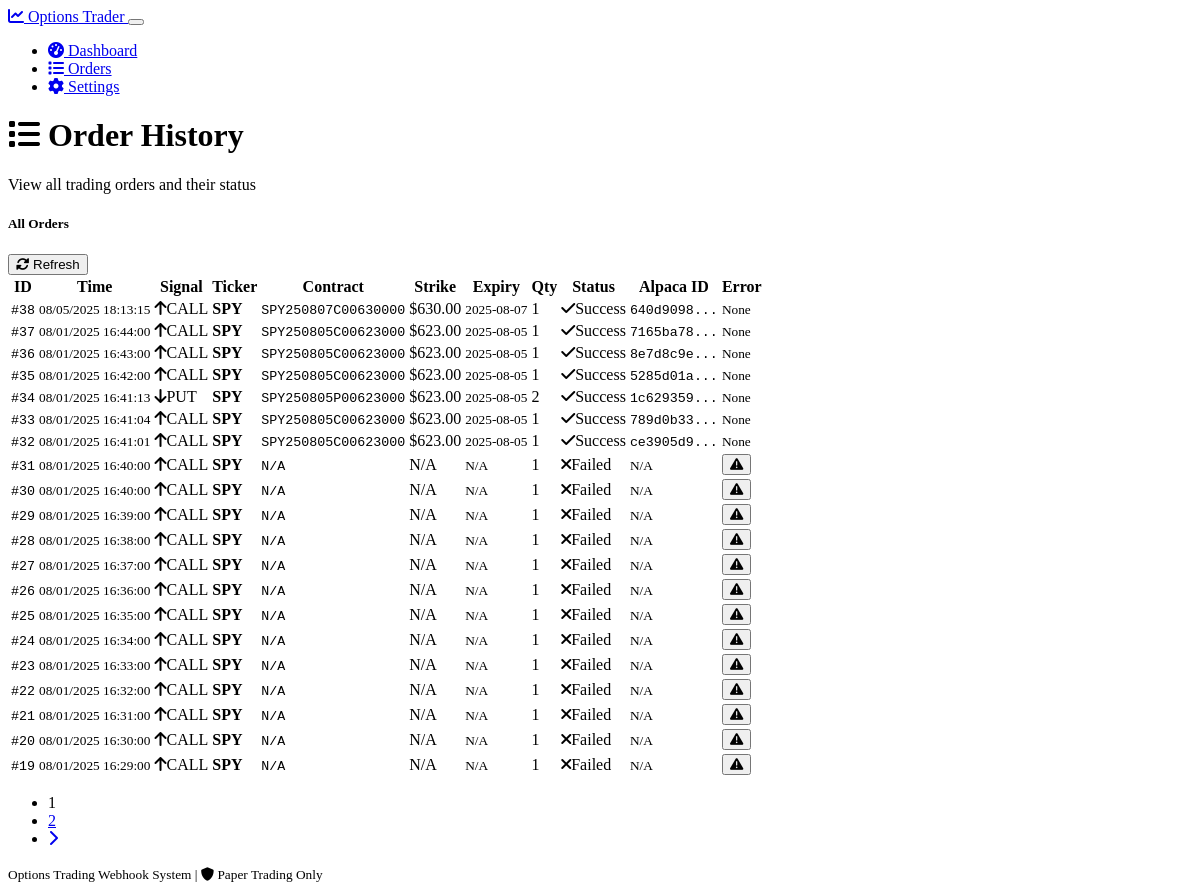
The page /orders on the database its author committed.
### models.py (models this page shows, shortened)
class Order(db.Model):
    id = db.Column(db.Integer, primary_key=True)
    ticker = db.Column(db.String(10), nullable=False)
    signal = db.Column(db.String(10), nullable=False)  # CALL or PUT
    contract_symbol = db.Column(db.String(50))
    quantity = db.Column(db.Integer, nullable=False)
    strike_price = db.Column(db.Float)
    expiry_date = db.Column(db.String(20))
    order_status = db.Column(db.String(20), default='pending')
    alpaca_order_id = db.Column(db.String(50))
    error_message = db.Column(Text)
    created_at = db.Column(db.DateTime, default=datetime.utcnow)
    filled_at = db.Column(db.DateTime)

### routes.py (the view)
@app.route("/orders")
def orders():
    page = request.args.get('page', 1, type=int)
    per_page = 20
    orders = Order.query.order_by(Order.created_at.desc()).paginate(
        page=page, per_page=per_page, error_out=False
    )
    return render_template('orders.html', orders=orders)

### templates/orders.html (shortened to what this page needs)
{% extends "base.html" %}
{% block content %}
<div class="row mb-4">
    <div class="col-12">
        <h1 class="h2 mb-0">
            <i class="fas fa-list me-2"></i>
            Order History
        </h1>
        <p class="text-muted">View all trading orders and their status</p>
    </div>
</div>
<div class="row">
    <div class="col-12">
        <div class="card">
            <div class="card-header d-flex justify-content-between align-items-center">
                <h5 class="mb-0">All Orders</h5>
                <button class="btn btn-outline-primary btn-sm" onclick="refreshOrders()">
                    <i class="fas fa-sync-alt me-1"></i> Refresh
                </button>
            </div>
            <div class="card-body">
                {% if orders.items %}
                    <div class="table-responsive">
                        <table class="table table-hover">
                            <thead>
                                <tr>
                                    <th>ID</th>
                                    <th>Time</th>
                                    <th>Signal</th>
                                    <th>Ticker</th>
                                    <th>Contract</th>
                                    <th>Strike</th>
                                    <th>Expiry</th>
                                    <th>Qty</th>
                                    <th>Status</th>
                                    <th>Alpaca ID</th>
                                    <th>Error</th>
                                </tr>
                            </thead>
                            <tbody>
                                {% for order in orders.items %}
                                <tr>
                                    <td>
                                        <small class="font-monospace">#{{ order.id }}</small>
                                    </td>
                                    <td>
                                        <small>
                                            {{ order.created_at.strftime('%m/%d/%Y %H:%M:%S') if order.created_at else 'N/A' }}
                                        </small>
                                    </td>
                                    <td>
                                        <span class="badge bg-{{ 'success' if order.signal == 'CALL' else 'danger' }}">
                                            {% if order.signal == 'CALL' %}
                                                <i class="fas fa-arrow-up me-1"></i>{{ order.signal }}
                                            {% else %}
                                                <i class="fas fa-arrow-down me-1"></i>{{ order.signal }}
                                            {% endif %}
                                        </span>
                                    </td>
                                    <td><strong>{{ order.ticker }}</strong></td>
                                    <td>
                                        <small class="font-monospace">
                                            {{ order.contract_symbol or 'N/A' }}
                                        </small>
                                    </td>
                                    <td>
                                        {% if order.strike_price %}
                                            ${{ "%.2f"|format(order.strike_price) }}
                                        {% else %}
                                            N/A
                                        {% endif %}
                                    </td>
                                    <td>
                                        <small>{{ order.expiry_date or 'N/A' }}</small>
                                    </td>
                                    <td>{{ order.quantity }}</td>
                                    <td>
                                        {% if order.order_status == 'submitted' %}
                                            <span class="badge bg-success">
                                                <i class="fas fa-check me-1"></i>Success
                                            </span>
                                        {% elif order.order_status == 'failed' %}
                                            <span class="badge bg-danger">
                                                <i class="fas fa-times me-1"></i>Failed
                                            </span>
                                        {% elif order.order_status == 'processing' %}
                                            <span class="badge bg-warning">
                                                <i class="fas fa-clock me-1"></i>Processing
                                            </span>
                                        {% else %}
                                            <span class="badge bg-secondary">{{ order.order_status }}</span>
                                        {% endif %}
                                    </td>
                                    <td>
                                        {% if order.alpaca_order_id %}
                                            <small class="font-monospace">{{ order.alpaca_order_id[:8] }}...</small>
                                        {% else %}
                                            <small class="text-muted">N/A</small>
                                        {% endif %}
                                    </td>
                                    <td>
                                        {% if order.error_message %}
                                            <button class="btn btn-outline-danger btn-sm"
                                                    data-bs-toggle="tooltip"
                                                    title="{{ order.error_message }}">
                                                <i class="fas fa-exclamation-triangle"></i>
                                            </button>
                                        {% else %}
                                            <small class="text-muted">None</small>
                                        {% endif %}
                                    </td>
                                </tr>
                                {% endfor %}
                            </tbody>
                        </table>
                    </div>
                    {% if orders.pages > 1 %}
                        <nav aria-label="Order pagination" class="mt-3">
                            <ul class="pagination justify-content-center">
                                {% for page_num in orders.iter_pages() %}
                                    {% if page_num %}
                                        {% if page_num != orders.page %}
                                            <li class="page-item">
                                                <a class="page-link" href="{{ url_for('orders', page=page_num) }}">{{ page_num }}</a>
                                            </li>
                                        {% else %}
                                            <li class="page-item active">
                                                <span class="page-link">{{ page_num }}</span>
                                            </li>
                                        {% endif %}
                                    {% else %}
                                        <li class="page-item disabled">
                                            <span class="page-link">...</span>
                                        </li>
                                    {% endif %}
                                {% endfor %}
                                {% if orders.has_next %}
                                    <li class="page-item">
                                        <a class="page-link" href="{{ url_for('orders', page=orders.next_num) }}">
                                            <i class="fas fa-chevron-right"></i>
                                        </a>
                                    </li>
                                {% endif %}
                            </ul>
                        </nav>
                    {% endif %}
                {% endif %}
            </div>
        </div>
    </div>
</div>
{% endblock %}

### static/css/trading.css (style rules this page uses)
.font-monospace { font-family: 'SF Mono', Monaco, 'Inconsolata', 'Fira Code', 'Fira Mono', 'Droid Sans Mono', 'Consolas', monospace; }

### rows shown on the page
Order: id "38", created_at "08/05/2025 18:13:15", signal "CALL", ticker "SPY", contract_symbol "SPY250807C00630000", strike_price "630.00", expiry_date "2025-08-07", quantity "1", order_status "submitted" (drawn), alpaca_order_id "640d9098", shows "None"
Order: id "37", created_at "08/01/2025 16:44:00", signal "CALL", ticker "SPY", contract_symbol "SPY250805C00623000", strike_price "623.00", expiry_date "2025-08-05", quantity "1", order_status "submitted" (drawn), alpaca_order_id "7165ba78", shows "None"
Order: id "36", created_at "08/01/2025 16:43:00", signal "CALL", ticker "SPY", contract_symbol "SPY250805C00623000", strike_price "623.00", expiry_date "2025-08-05", quantity "1", order_status "submitted" (drawn), alpaca_order_id "8e7d8c9e", shows "None"
Order: id "35", created_at "08/01/2025 16:42:00", signal "CALL", ticker "SPY", contract_symbol "SPY250805C00623000", strike_price "623.00", expiry_date "2025-08-05", quantity "1", order_status "submitted" (drawn), alpaca_order_id "5285d01a", shows "None"
Order: id "34", created_at "08/01/2025 16:41:13", signal "PUT", ticker "SPY", contract_symbol "SPY250805P00623000", strike_price "623.00", expiry_date "2025-08-05", quantity "2", order_status "submitted" (drawn), alpaca_order_id "1c629359", shows "None"
Order: id "33", created_at "08/01/2025 16:41:04", signal "CALL", ticker "SPY", contract_symbol "SPY250805C00623000", strike_price "623.00", expiry_date "2025-08-05", quantity "1", order_status "submitted" (drawn), alpaca_order_id "789d0b33", shows "None"
Order: id "32", created_at "08/01/2025 16:41:01", signal "CALL", ticker "SPY", contract_symbol "SPY250805C00623000", strike_price "623.00", expiry_date "2025-08-05", quantity "1", order_status "submitted" (drawn), alpaca_order_id "ce3905d9", shows "None"
Order: id "31", created_at "08/01/2025 16:40:00", signal "CALL", ticker "SPY", contract_symbol "N/A", expiry_date "N/A", quantity "1", order_status "failed" (drawn)
Order: id "30", created_at "08/01/2025 16:40:00", signal "CALL", ticker "SPY", contract_symbol "N/A", expiry_date "N/A", quantity "1", order_status "failed" (drawn)
Order: id "29", created_at "08/01/2025 16:39:00", signal "CALL", ticker "SPY", contract_symbol "N/A", expiry_date "N/A", quantity "1", order_status "failed" (drawn)
Order: id "28", created_at "08/01/2025 16:38:00", signal "CALL", ticker "SPY", contract_symbol "N/A", expiry_date "N/A", quantity "1", order_status "failed" (drawn)
Order: id "27", created_at "08/01/2025 16:37:00", signal "CALL", ticker "SPY", contract_symbol "N/A", expiry_date "N/A", quantity "1", order_status "failed" (drawn)
Order: id "26", created_at "08/01/2025 16:36:00", signal "CALL", ticker "SPY", contract_symbol "N/A", expiry_date "N/A", quantity "1", order_status "failed" (drawn)
Order: id "25", created_at "08/01/2025 16:35:00", signal "CALL", ticker "SPY", contract_symbol "N/A", expiry_date "N/A", quantity "1", order_status "failed" (drawn)
Order: id "24", created_at "08/01/2025 16:34:00", signal "CALL", ticker "SPY", contract_symbol "N/A", expiry_date "N/A", quantity "1", order_status "failed" (drawn)
Order: id "23", created_at "08/01/2025 16:33:00", signal "CALL", ticker "SPY", contract_symbol "N/A", expiry_date "N/A", quantity "1", order_status "failed" (drawn)
Order: id "22", created_at "08/01/2025 16:32:00", signal "CALL", ticker "SPY", contract_symbol "N/A", expiry_date "N/A", quantity "1", order_status "failed" (drawn)
Order: id "21", created_at "08/01/2025 16:31:00", signal "CALL", ticker "SPY", contract_symbol "N/A", expiry_date "N/A", quantity "1", order_status "failed" (drawn)
Order: id "20", created_at "08/01/2025 16:30:00", signal "CALL", ticker "SPY", contract_symbol "N/A", expiry_date "N/A", quantity "1", order_status "failed" (drawn)
Order: id "19", created_at "08/01/2025 16:29:00", signal "CALL", ticker "SPY", contract_symbol "N/A", expiry_date "N/A", quantity "1", order_status "failed" (drawn)

### other values the page prints
{{ page_num }} "1"
{{ page_num }} "2"
